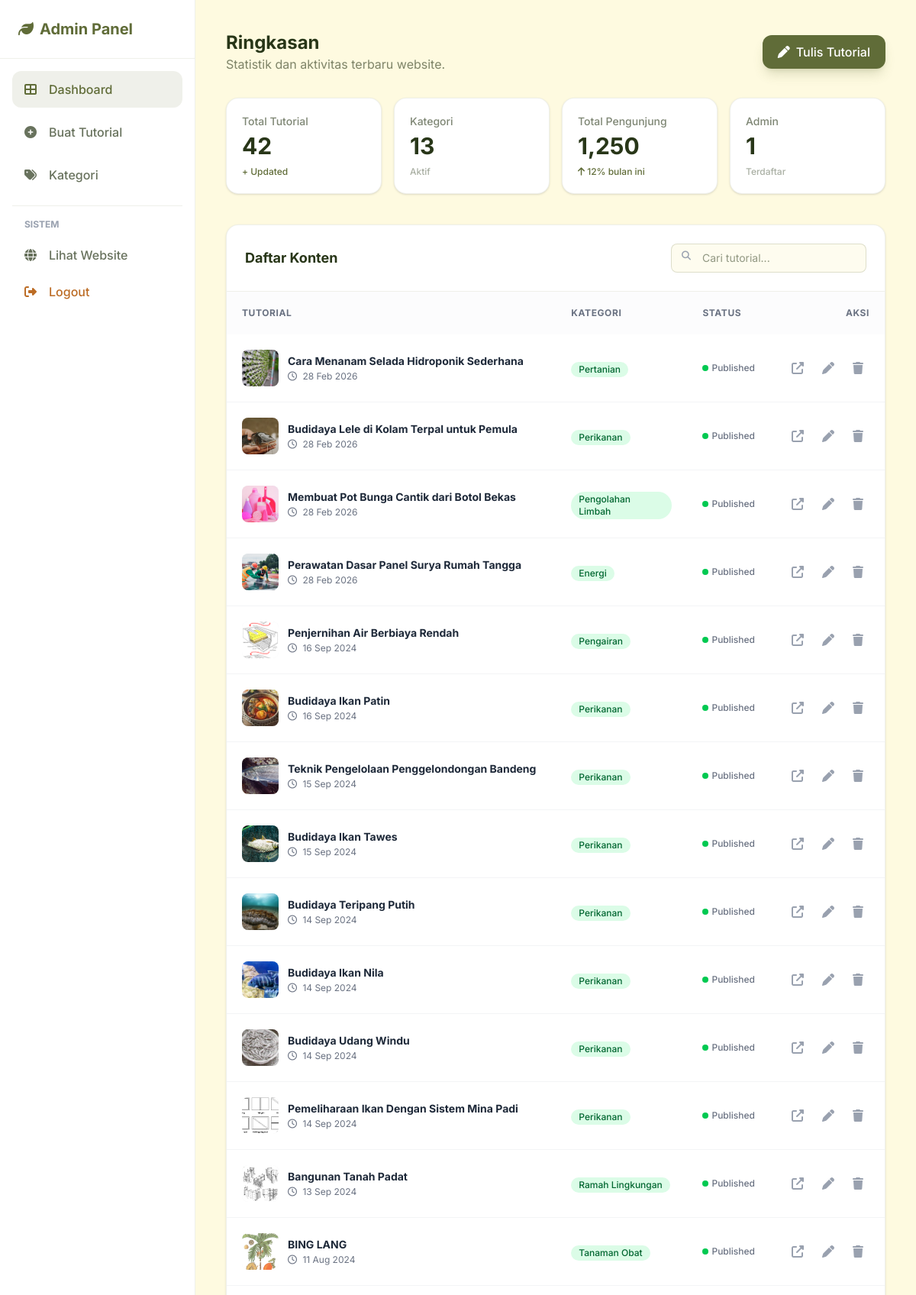
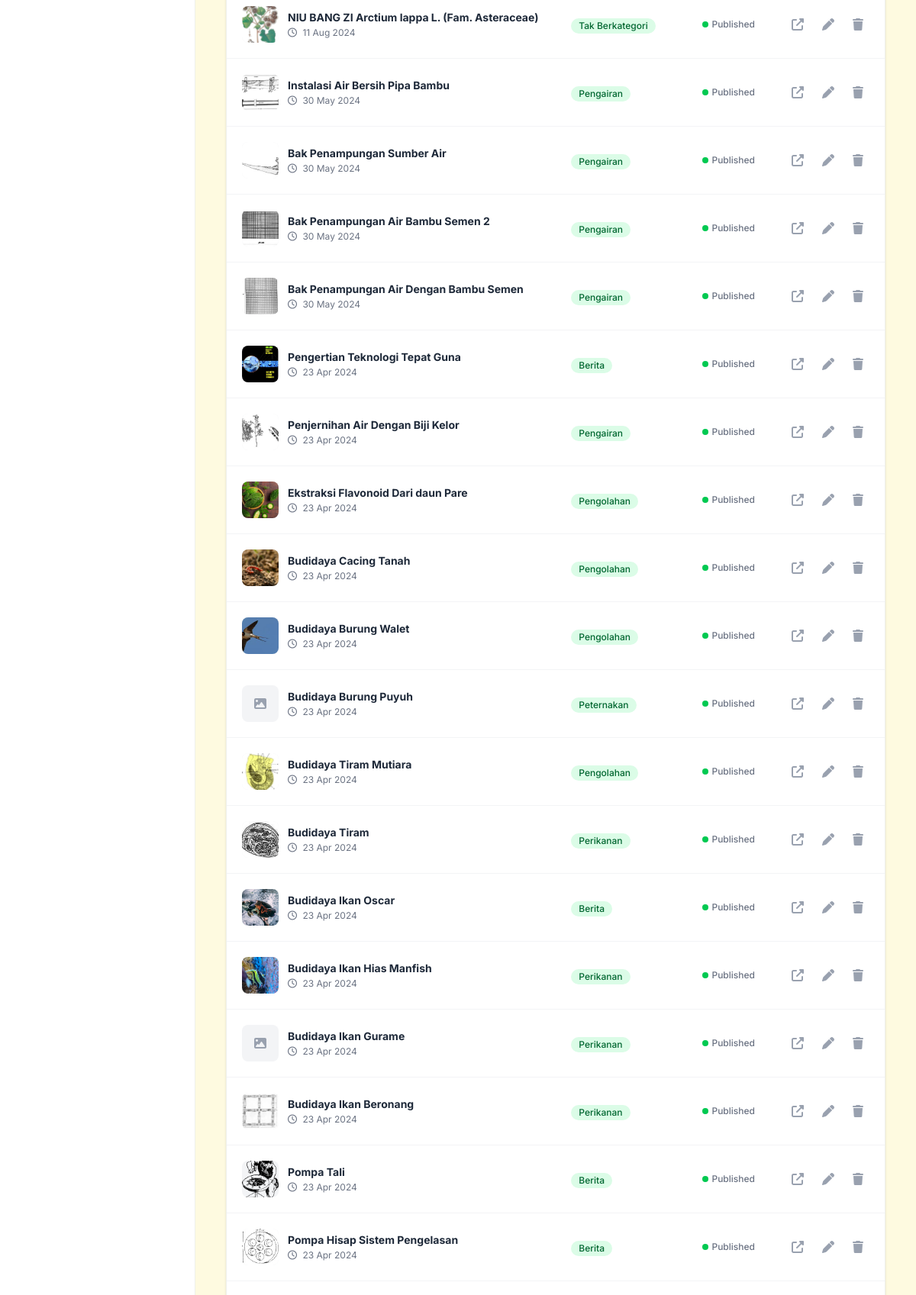
/admin/index.php (signed in, upper part), run on the app's committed database (2 pictures, top to bottom).
### tables this page shows
CREATE TABLE tutorials (
            id INTEGER PRIMARY KEY AUTOINCREMENT,
            title TEXT NOT NULL,
            slug TEXT UNIQUE NOT NULL,
            description TEXT,
            difficulty TEXT, -- 'Easy', 'Medium', 'Hard'
            duration INTEGER, -- in minutes
            category_id INTEGER,
            author_id INTEGER,
            created_at DATETIME DEFAULT CURRENT_TIMESTAMP,
            view_count INTEGER DEFAULT 0,
            image_path TEXT, video_url TEXT, pdf_path TEXT, -- Main thumbnail
            FOREIGN KEY(category_id) REFERENCES categories(id),
            FOREIGN KEY(author_id) REFERENCES users(id)
        );

CREATE TABLE categories (
            id INTEGER PRIMARY KEY AUTOINCREMENT,
            name TEXT NOT NULL,
            icon_class TEXT -- e.g. fa-leaf for fontawesome or just text
        );

### public/admin/index.php (the view, shortened to what this page needs)
<?php
$pdo = connectDB();
$stats = [
    'tutorials' => $pdo->query("SELECT COUNT(*) FROM tutorials")->fetchColumn(),
    'categories' => $pdo->query("SELECT COUNT(*) FROM categories")->fetchColumn(),
    'users' => $pdo->query("SELECT COUNT(*) FROM users")->fetchColumn(),
    'views' => 1250
];
$search = $_GET['q'] ?? '';
$sql = "SELECT t.*, c.name as category_name
        FROM tutorials t
        JOIN categories c ON t.category_id = c.id
        WHERE t.title LIKE ?
        ORDER BY created_at DESC";
$stmt = $pdo->prepare($sql);
$stmt->execute(["%$search%"]);
$tutorials = $stmt->fetchAll();
require_once __DIR__ . '/includes/header.php';
?>
        <div class="flex flex-col md:flex-row md:items-center justify-between gap-4 mb-8">
            <div>
                <h1 class="text-2xl font-bold text-black-forest">Ringkasan</h1>
                <p class="text-black-forest/60">Statistik dan aktivitas terbaru website.</p>
            </div>
            <a href="create.php" class="bg-primary hover:bg-black-forest text-white px-5 py-2.5 rounded-xl shadow-lg shadow-olive-leaf/20 transition flex items-center justify-center gap-2 font-medium">
                <i class="fas fa-pen"></i> Tulis Tutorial
            </a>
        </div>
        <div class="grid grid-cols-2 md:grid-cols-4 gap-4 mb-10">
            <div class="bg-white p-5 rounded-2xl shadow-sm border border-olive-leaf/10 flex flex-col">
                <div class="text-black-forest/60 text-sm font-medium mb-1">Total Tutorial</div>
                <div class="text-3xl font-bold text-black-forest"><?php echo $stats['tutorials']; ?></div>
                <div class="mt-auto pt-2 text-xs text-olive-leaf font-medium">+ Updated</div>
            </div>
            <div class="bg-white p-5 rounded-2xl shadow-sm border border-olive-leaf/10 flex flex-col">
                <div class="text-black-forest/60 text-sm font-medium mb-1">Kategori</div>
                <div class="text-3xl font-bold text-black-forest"><?php echo $stats['categories']; ?></div>
                <div class="mt-auto pt-2 text-xs text-black-forest/40 font-medium">Aktif</div>
            </div>
            <div class="bg-white p-5 rounded-2xl shadow-sm border border-olive-leaf/10 flex flex-col">
                <div class="text-black-forest/60 text-sm font-medium mb-1">Total Pengunjung</div>
                <div class="text-3xl font-bold text-black-forest"><?php echo number_format($stats['views']); ?></div>
                <div class="mt-auto pt-2 text-xs text-olive-leaf font-medium"><i class="fas fa-arrow-up"></i> 12% bulan ini</div>
            </div>
            <div class="bg-white p-5 rounded-2xl shadow-sm border border-olive-leaf/10 flex flex-col">
                <div class="text-black-forest/60 text-sm font-medium mb-1">Admin</div>
                <div class="text-3xl font-bold text-black-forest"><?php echo $stats['users']; ?></div>
                <div class="mt-auto pt-2 text-xs text-black-forest/40 font-medium">Terdaftar</div>
            </div>
        </div>
        <div class="bg-white rounded-2xl shadow-sm border border-olive-leaf/10 overflow-hidden">
            <div class="p-6 border-b border-olive-leaf/10 flex flex-col md:flex-row md:items-center justify-between gap-4">
                <h2 class="font-bold text-lg text-black-forest">Daftar Konten</h2>
                <form method="GET" class="relative w-full md:w-64">
                    <input type="text" name="q" value="<?php echo htmlspecialchars($search); ?>" placeholder="Cari tutorial..."
                           class="w-full pl-10 pr-4 py-2 bg-cornsilk/50 border border-olive-leaf/20 rounded-lg text-sm focus:outline-none focus:ring-2 focus:ring-primary/50 transition">
                    <i class="fas fa-search absolute left-3.5 top-2.5 text-gray-400 text-xs"></i>
                </form>
            </div>
            <div class="overflow-x-auto">
                <table class="w-full text-left">
                    <thead>
                        <tr class="bg-gray-50/50 text-gray-500 text-xs uppercase font-semibold tracking-wider">
                            <th class="p-5">Tutorial</th>
                            <th class="p-5">Kategori</th>
                            <th class="p-5">Status</th>
                            <th class="p-5 text-right">Aksi</th>
                        </tr>
                    </thead>
                    <tbody class="divide-y divide-gray-100">
                        <?php if (empty($tutorials)): ?>
                            <tr><td colspan="4" class="p-8 text-center text-gray-500 italic">Tidak ada data ditemukan.</td></tr>
                        <?php else: ?>
                            <?php foreach($tutorials as $t): ?>
                            <tr class="hover:bg-gray-50/80 transition group">
                                <td class="p-5">
                                    <div class="flex items-center gap-3">
                                        <div class="w-12 h-12 rounded-lg bg-gray-100 overflow-hidden flex-shrink-0" style="width: 3rem; height: 3rem;">
                                            <?php if($t['image_path']): ?>
                                                <img src="<?php echo BASE_URL . $t['image_path']; ?>" class="w-full h-full object-cover">
                                            <?php else: ?>
                                                <div class="w-full h-full flex items-center justify-center text-gray-400"><i class="fas fa-image"></i></div>
                                            <?php endif; ?>
                                        </div>
                                        <div>
                                            <div class="font-bold text-gray-800 text-sm line-clamp-1 group-hover:text-primary transition"><?php echo $t['title']; ?></div>
                                            <div class="text-xs text-gray-500 mt-0.5"><i class="far fa-clock mr-1"></i> <?php echo date('d M Y', strtotime($t['created_at'])); ?></div>
                                        </div>
                                    </div>
                                </td>
                                <td class="p-5">
                                    <span class="inline-flex items-center px-2.5 py-0.5 rounded-full text-xs font-medium bg-green-100 text-green-800">
                                        <?php echo $t['category_name']; ?>
                                    </span>
                                </td>
                                <td class="p-5">
                                    <span class="text-xs font-medium text-gray-500 flex items-center gap-1">
                                        <span class="w-2 h-2 rounded-full bg-green-500"></span> Published
                                    </span>
                                </td>
                                <td class="p-5 text-right">
                                    <div class="flex items-center justify-end gap-2">
                                        <a href="<?php echo BASE_URL; ?>/tutorial.php?id=<?php echo $t['id']; ?>" target="_blank" class="p-2 text-gray-400 hover:text-primary hover:bg-green-50 rounded-lg transition" title="Lihat">
                                            <i class="fas fa-external-link-alt"></i>
                                        </a>
                                        <a href="edit.php?id=<?php echo $t['id']; ?>" class="p-2 text-gray-400 hover:text-yellow-600 hover:bg-yellow-50 rounded-lg transition" title="Edit">
                                            <i class="fas fa-pen"></i>
                                        </a>
                                        <a href="?delete=<?php echo $t['id']; ?>" onclick="return confirm('Yakin ingin menghapus?');" class="p-2 text-gray-400 hover:text-red-600 hover:bg-red-50 rounded-lg transition" title="Hapus">
                                            <i class="fas fa-trash"></i>
                                        </a>
                                    </div>
                                </td>
                            </tr>
                            <?php endforeach; ?>
                        <?php endif; ?>
                    </tbody>
                </table>
            </div>
        </div>
<?php require_once __DIR__ . '/includes/footer.php'; ?>

### public/admin/includes/header.php (style rules this page uses)
body { font-family: 'Inter', sans-serif; }

### data on the page
tutorials: image_path (picture), title "Cara Menanam Selada Hidroponik Sederhana", created_at "28 Feb 2026", category.name "Pertanian"
tutorials: image_path (picture), title "Budidaya Lele di Kolam Terpal untuk Pemula", created_at "28 Feb 2026", category.name "Perikanan"
tutorials: image_path (picture), title "Membuat Pot Bunga Cantik dari Botol Bekas", created_at "28 Feb 2026", category.name "Pengolahan Limbah"
tutorials: image_path (picture), title "Perawatan Dasar Panel Surya Rumah Tangga", created_at "28 Feb 2026", category.name "Energi"
tutorials: image_path (picture), title "Penjernihan Air Berbiaya Rendah", created_at "16 Sep 2024", category.name "Pengairan"
tutorials: image_path (picture), title "Budidaya Ikan Patin", created_at "16 Sep 2024", category.name "Perikanan"
tutorials: image_path (picture), title "Teknik Pengelolaan Penggelondongan Bandeng", created_at "15 Sep 2024", category.name "Perikanan"
tutorials: image_path (picture), title "Budidaya Ikan Tawes", created_at "15 Sep 2024", category.name "Perikanan"
tutorials: image_path (picture), title "Budidaya Teripang Putih", created_at "14 Sep 2024", category.name "Perikanan"
tutorials: image_path (picture), title "Budidaya Ikan Nila", created_at "14 Sep 2024", category.name "Perikanan"
tutorials: image_path (picture), title "Budidaya Udang Windu", created_at "14 Sep 2024", category.name "Perikanan"
tutorials: image_path (picture), title "Pemeliharaan Ikan Dengan Sistem Mina Padi", created_at "14 Sep 2024", category.name "Perikanan"
tutorials: image_path (picture), title "Bangunan Tanah Padat", created_at "13 Sep 2024", category.name "Ramah Lingkungan"
tutorials: image_path (picture), title "BING LANG", created_at "11 Aug 2024", category.name "Tanaman Obat"
tutorials: image_path (picture), title "NIU BANG ZI Arctium lappa L. (Fam. Asteraceae)", created_at "11 Aug 2024", category.name "Tak Berkategori"
tutorials: image_path (picture), title "Instalasi Air Bersih Pipa Bambu", created_at "30 May 2024", category.name "Pengairan"
tutorials: image_path (picture), title "Bak Penampungan Sumber Air", created_at "30 May 2024", category.name "Pengairan"
tutorials: image_path (picture), title "Bak Penampungan Air Bambu Semen 2", created_at "30 May 2024", category.name "Pengairan"
tutorials: image_path (picture), title "Bak Penampungan Air Dengan Bambu Semen", created_at "30 May 2024", category.name "Pengairan"
tutorials: image_path (picture), title "Pengertian Teknologi Tepat Guna", created_at "23 Apr 2024", category.name "Berita"
tutorials: image_path (picture), title "Penjernihan Air Dengan Biji Kelor", created_at "23 Apr 2024", category.name "Pengairan"
tutorials: image_path (picture), title "Ekstraksi Flavonoid Dari daun Pare", created_at "23 Apr 2024", category.name "Pengolahan"
tutorials: image_path (picture), title "Budidaya Cacing Tanah", created_at "23 Apr 2024", category.name "Pengolahan"
tutorials: image_path (picture), title "Budidaya Burung Walet", created_at "23 Apr 2024", category.name "Pengolahan"
tutorials: title "Budidaya Burung Puyuh", created_at "23 Apr 2024", category.name "Peternakan"
tutorials: image_path (picture), title "Budidaya Tiram Mutiara", created_at "23 Apr 2024", category.name "Pengolahan"
tutorials: image_path (picture), title "Budidaya Tiram", created_at "23 Apr 2024", category.name "Perikanan"
tutorials: image_path (picture), title "Budidaya Ikan Oscar", created_at "23 Apr 2024", category.name "Berita"
tutorials: image_path (picture), title "Budidaya Ikan Hias Manfish", created_at "23 Apr 2024", category.name "Perikanan"
tutorials: title "Budidaya Ikan Gurame", created_at "23 Apr 2024", category.name "Perikanan"
tutorials: image_path (picture), title "Budidaya Ikan Beronang", created_at "23 Apr 2024", category.name "Perikanan"
tutorials: image_path (picture), title "Pompa Tali", created_at "23 Apr 2024", category.name "Berita"
tutorials: image_path (picture), title "Pompa Hisap Sistem Pengelasan", created_at "23 Apr 2024", category.name "Berita"

### other printed values
$stats['tutorials'] "42"
$stats['categories'] "13"
$stats['views'] "1,250"
$stats['users'] "1"
